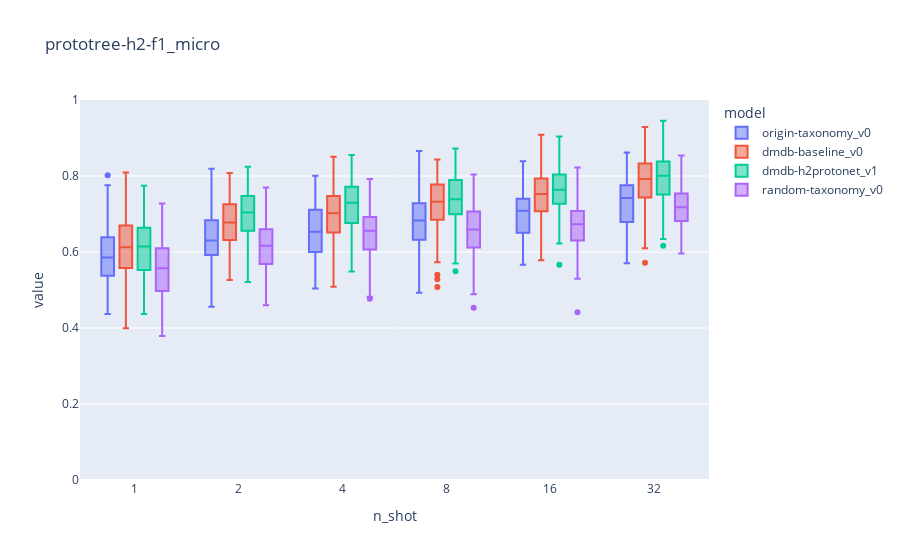

Notebook code for this chart:
### Code cell
figs[3]['fig']

### Figure 1 — Plotly figure (JSON) as saved in the notebook; plotly's stock layout.template omitted (floating-point values rounded to 4 significant figures; data arrays with more than 128 entries replaced by an {"elided": "..."} marker saying what was removed)
{"data": [{"alignmentgroup": "True", "hovertemplate": "model=origin-taxonomy_v0<br>n_shot=%{x}<br>value=%{y}<extra></extra>", "legendgroup": "origin-taxonomy_v0", "marker": {"color": "#636efa"}, "name": "origin-taxonomy_v0", "notched": false, "offsetgroup": "origin-taxonomy_v0", "orientation": "v", "showlegend": true, "type": "box", "x": {"elided": "600 str values"}, "x0": " ", "xaxis": "x", "y": {"elided": "600 float values"}, "y0": " ", "yaxis": "y"}, {"alignmentgroup": "True", "hovertemplate": "model=dmdb-baseline_v0<br>n_shot=%{x}<br>value=%{y}<extra></extra>", "legendgroup": "dmdb-baseline_v0", "marker": {"color": "#EF553B"}, "name": "dmdb-baseline_v0", "notched": false, "offsetgroup": "dmdb-baseline_v0", "orientation": "v", "showlegend": true, "type": "box", "x": {"elided": "600 str values"}, "x0": " ", "xaxis": "x", "y": {"elided": "600 float values"}, "y0": " ", "yaxis": "y"}, {"alignmentgroup": "True", "hovertemplate": "model=dmdb-h2protonet_v1<br>n_shot=%{x}<br>value=%{y}<extra></extra>", "legendgroup": "dmdb-h2protonet_v1", "marker": {"color": "#00cc96"}, "name": "dmdb-h2protonet_v1", "notched": false, "offsetgroup": "dmdb-h2protonet_v1", "orientation": "v", "showlegend": true, "type": "box", "x": {"elided": "600 str values"}, "x0": " ", "xaxis": "x", "y": {"elided": "600 float values"}, "y0": " ", "yaxis": "y"}, {"alignmentgroup": "True", "hovertemplate": "model=random-taxonomy_v0<br>n_shot=%{x}<br>value=%{y}<extra></extra>", "legendgroup": "random-taxonomy_v0", "marker": {"color": "#ab63fa"}, "name": "random-taxonomy_v0", "notched": false, "offsetgroup": "random-taxonomy_v0", "orientation": "v", "showlegend": true, "type": "box", "x": {"elided": "600 str values"}, "x0": " ", "xaxis": "x", "y": {"elided": "600 float values"}, "y0": " ", "yaxis": "y"}], "layout": {"boxmode": "group", "legend": {"title": {"text": "model"}, "tracegroupgap": 0}, "title": {"text": "prototree-h2-f1_micro"}, "xaxis": {"anchor": "y", "domain": [0, 1], "title": {"text": "n_shot"}}, "yaxis": {"anchor": "x", "domain": [0, 1], "range": [0, 1], "title": {"text": "value"}}}}
